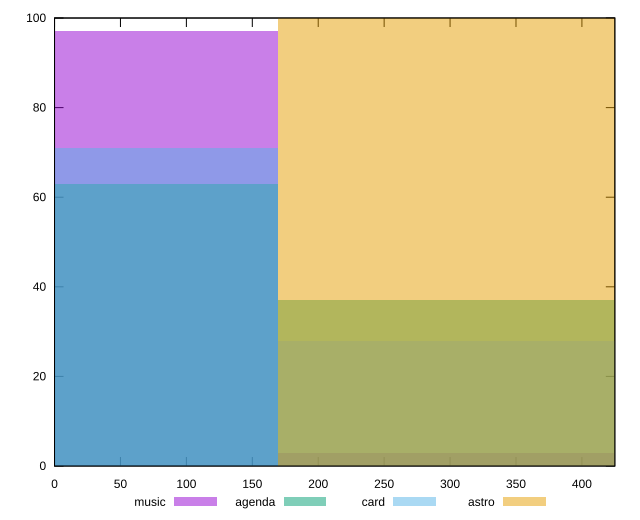

Generate this figure with gnuplot:
reset

$music <<EOF
0 97
338.27204401401207 3
EOF

$agenda <<EOF
338.27204401401207 37
0 63
EOF

$card <<EOF
0 71
338.27204401401207 28
EOF

$astro <<EOF
338.27204401401207 100
EOF

set key outside below
set boxwidth 338.27204401401207
set xrange [0:424.95799999999997]
set yrange [0:100]
set trange [0:100]
set style fill transparent solid 0.5 noborder
set terminal svg size 640, 520 enhanced background rgb 'white'
set output "reports/report_00027_2021-02-24T12-40-31.850Z/uses-rel-preconnect/comparison/histogram/all_raw.svg"

plot $music title "music" with boxes, \
     $agenda title "agenda" with boxes, \
     $card title "card" with boxes, \
     $astro title "astro" with boxes

reset
